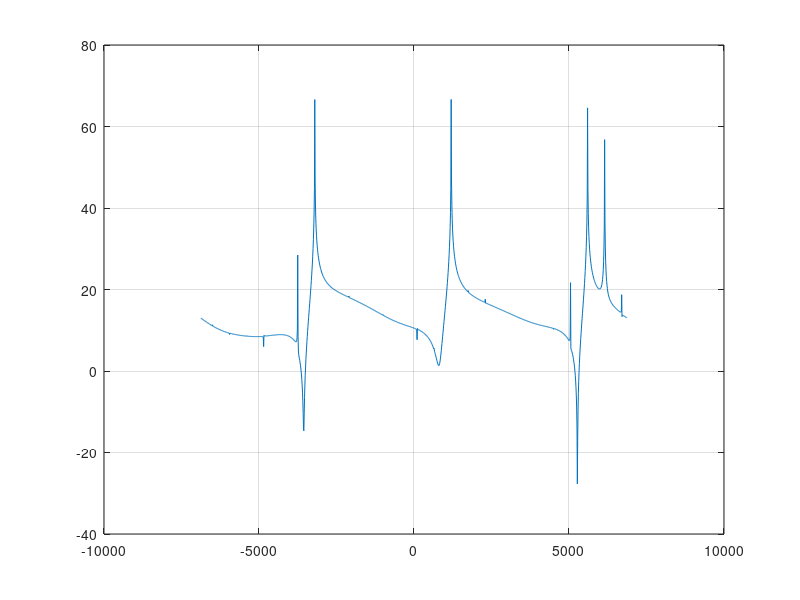

Reproduce this figure in MATLAB. (Note: this script raises an error after producing the figure.)
%%
% fix it!
clear
close all
clc
% initial parameters
BW0 = 20e6;
Fs0 = 44e6;
dt0 = 1/Fs0;
N0  = 4e6;
t0  = dt0*(0:N0-1)';
dF0 = Fs0/N0;
f0  = dF0*(-N0/2:N0/2-1)';
D   = [2 2 2 5 5 2 2 2 2];
%
Fs  = [Fs0;zeros(length(D),1)];
BW  = [BW0;zeros(length(D),1)];
dF  = [dF0;zeros(length(D),1)];
N   = [N0;zeros(length(D),1)];

for i = 2:length(Fs)
    Fs(i) = Fs(i-1)/D(i-1);
    BW(i) = BW(i-1)/D(i-1);
    dF(i) = dF(i-1);
    N(i)  = N(i-1)/D(i-1);
end
BW(1) = 40e6;     % fix
% form signal
tau = 0.2e-6;
Npulses = 2;
Tpulses = 1e-3;
%
sr_period = [ones(Npulses,1);zeros(4999*Npulses,1)];
sr = repmat(sr_period,400,1);
sa = hilbert(5e3*sr).*exp(-1i*2*pi*10e6*t0);

%% create cell-arrays
dt  = 1./Fs;

C2 =    [0.011306649026227244547726513701491057873
         0                                        
        -0.061053507687467117870383503941411618143
         0                                        
         0.300170216623796559662906702214968390763
         0.5                                      
         0.300170216623796559662906702214968390763
         0                                        
        -0.061053507687467117870383503941411618143
         0                                        
         0.011306649026227244547726513701491057873
    ];
C5 =   [-0.001441574184935712731048251811216687202
        -0.005004831254517739733134185087237710832
        -0.01010139453018881611212620441619947087 
        -0.015892208200230888842652277048728137743
        -0.01834069542846544775827055673289578408 
        -0.013359117467352077390785325405886396766
         0.003443905175664271033075802819212185568
         0.033250700807846853002125442344549810514
         0.073510965648995285626199347461806610227
         0.117027285265357355870108335693657863885
         0.154182025421199547787765027351269964129
         0.17559414240753892788582390949159162119 
         0.17559414240753892788582390949159162119 
         0.154182025421199547787765027351269964129
         0.117027285265357355870108335693657863885
         0.073510965648995285626199347461806610227
         0.033250700807846853002125442344549810514
         0.003443905175664271033075802819212185568
        -0.013359117467352077390785325405886396766
        -0.01834069542846544775827055673289578408 
        -0.015892208200230888842652277048728137743
        -0.01010139453018881611212620441619947087 
        -0.005004831254517739733134185087237710832
        -0.001441574184935712731048251811216687202
        ];

TimeArr         = cell(10,1);
TimeArr{1,1}      = t0;

FreqArr         = cell(10,1);
FreqArr{1,1}      = f0;

Signals         = cell(10,1);
Signals{1,1}      = sa;

Spectrums       = cell(10,1);
Spectrums{1,1}    = fftshift(fft(Signals{1,1}));

for i = 2:10
    TimeArr{i,1} = dt(i)*(0:N(i)-1)';
    FreqArr{i,1} = dF(i)*(-N(i)/2:N(i)/2-1)';
    if i == 4 || i ==5                          % for these indexes use D=5
        Signals{i,1} = filter(C5,1,Signals{i-1,1});
    else
        Signals{i,1} = filter(C2,1,Signals{i-1,1});
    end
    Signals{i,1}      = Signals{i,1}(1:D(i-1):end);
    Spectrums{i,1}    = fftshift(fft(Signals{i,1}));
end

%% plots
close all
% freq domain

k = 10;
figure
plot(FreqArr{k,1},20*log10(abs(Spectrums{k,1})));
grid on
hold on
% plot +-W/2 lines of signal BW
xline(-BW(k)/2,'-r','-W/2','LabelOrientation','horizontal',...
    'LabelHorizontalAlignment','center','LabelVerticalAlignment','top');
xline(BW(k)/2,'-r','W/2','LabelOrientation','horizontal',...
    'LabelHorizontalAlignment','center','LabelVerticalAlignment','top');
xlabel('f');
ylabel('Power, dB');
xlim([-Fs(k)/2;Fs(k)/2-dF(k)]);
% ylim([-70,10]);
hold off;

% next processing
SpOut = Spectrums{k,1}(find(abs(FreqArr{k,1})-Fs(k)/4 < 1e-3));
SigOut = ifftshift(ifft(SpOut));
%
figure
plot3(dt(k)*(0:length(SigOut)-1),real(SigOut),imag(SigOut));
grid on;
xlabel('t');
ylabel('real(s2)');
zlabel('imag(s2)');
title('Output Signal');

%%
close all
% time domain
% sa
k = 1;
figure
% gr = 1:1e5;     % graphic range
plot3(TimeArr{k,1},real(Signals{k,1}),imag(Signals{k,1}));
grid on;
xlabel('t');
ylabel('real(sa)');
zlabel('imag(sa)');
title('Input Signal');









